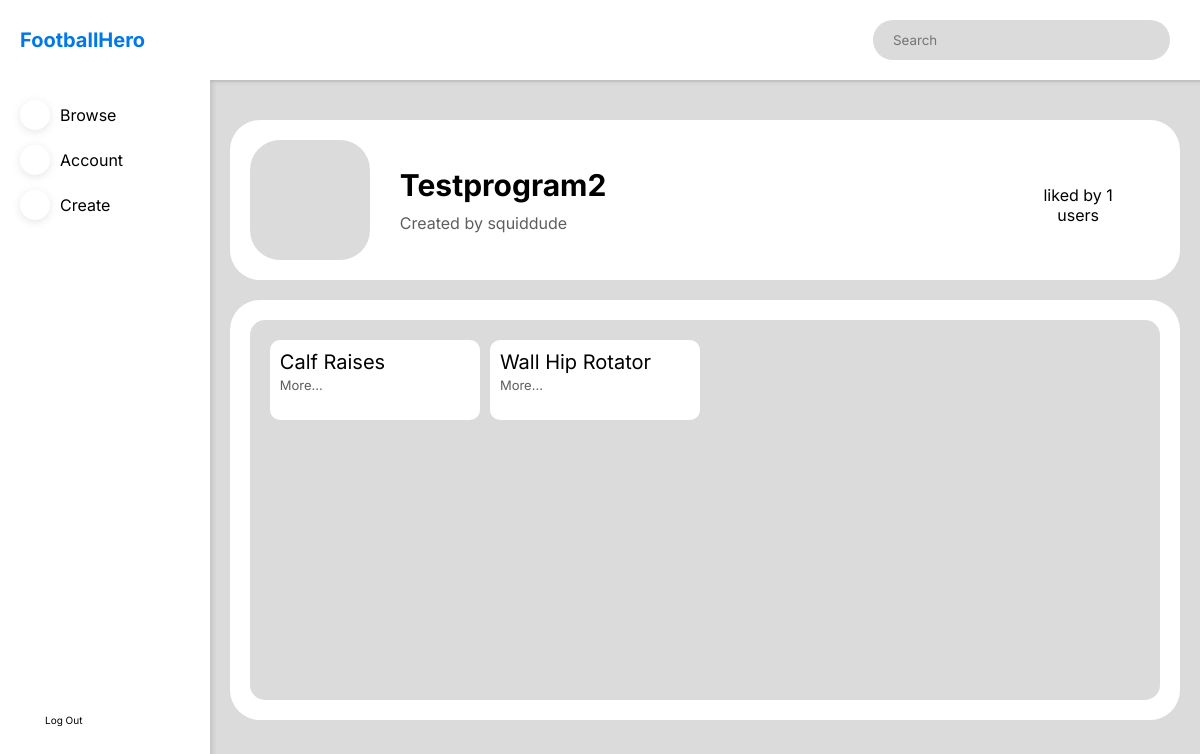
Page /program/3 (signed in) on the earlier database version.
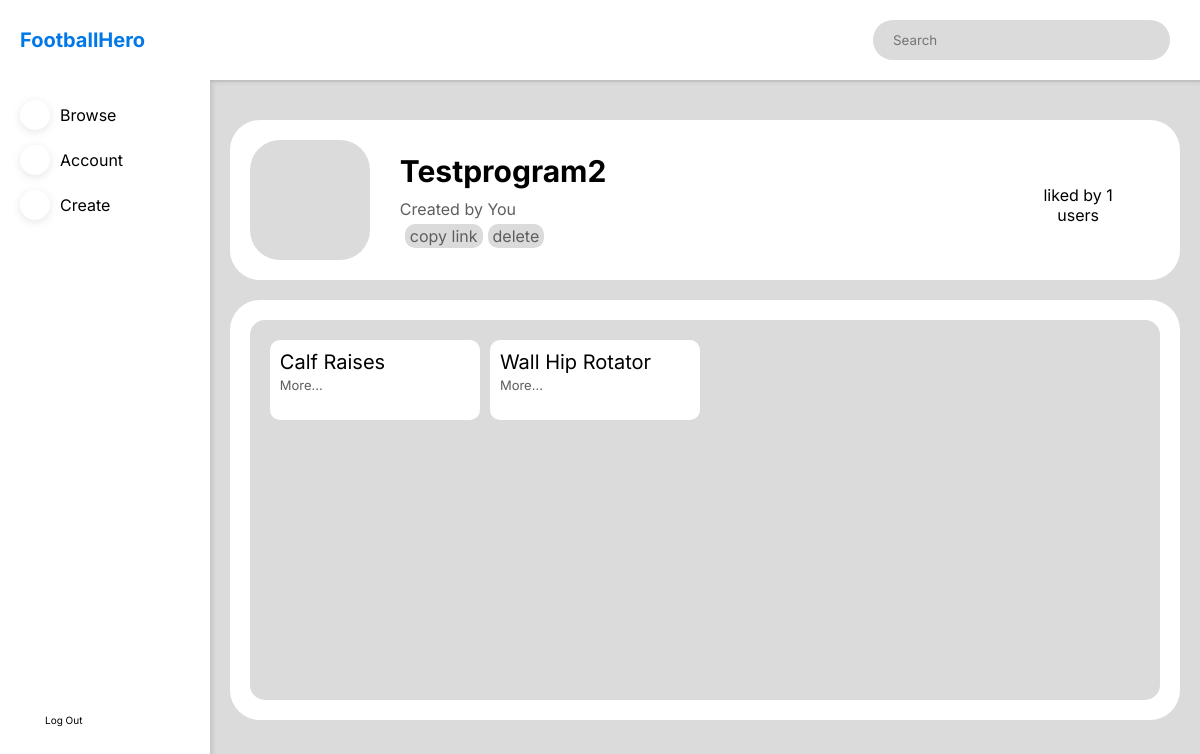
Same page on the later database version.
### website/models.py (models this page shows)
class User(db.Model, UserMixin):
    id = db.Column(db.Integer, primary_key=True)
    username = db.Column(db.String(150), unique=True, nullable=False)
    email = db.Column(db.String(150), unique=True)
    password = db.Column(db.String(200))
    verified = db.Column(db.Boolean, default=False)
    programs = db.relationship('Program')
    favorites = db.relationship(
        'Program',
        secondary=FavoriteProgram,
        backref=db.backref('favoriteprograms'),
        lazy='dynamic'
    )

### website/dashboard.py (the view)
@dashboard.route('/program/<int:id>')
@login_required
def program(id):
    program_info = db.session\
        .query(
            Program.id,
            Program.name,
            Program.description,
            User.username
        )\
        .join(User)\
        .filter(Program.id == id)\
        .first()
    if not program_info:
        abort(404)
    exercises = Program.query.filter(Program.id == id).first().exercises
    user_id = current_user.id
    user_like = db.session\
        .query(FavoriteProgram)\
        .filter(
            (FavoriteProgram.columns.user_id == int(user_id)) &
            (FavoriteProgram.columns.program_id == int(id))
        )\
        .first()
    if user_like:
        liked_by_user = True
    else:
        liked_by_user = False
    likes = db.session.query(FavoriteProgram).filter(
        (FavoriteProgram.columns.program_id == int(id))).count()
    return render_template(
        'program.html',
        username=current_user.username,
        program_info=program_info,
        exercises=exercises,
        liked_by_user=liked_by_user,
        likes=likes
    )

### website/templates/program.html (shortened to what this page needs)
{% extends 'dashboard_template.html' %}
{% block content %}
<div class="dashboard-body-element dashboard-body-first dashboard-body-program-first">
    <div class="dashboard-body-icon dashboard-body-tag">
        <span class="iconify" data-icon="akar-icons:folder"></span>
    </div>
    <div class='dashboard-program-info-wrapper'>
        <div class="dashboard-body-tag dashboard-body-tag-info">
            <p>{{program_info[1] | capitalize}}</p>
            {% if program_info[3] == username %}
            <p>Created by You</p>
            <div class="dashboard-program-info-settings">
                <a id='dashboard-program-info-settings-copylink'>copy link</a>
                <a id='dashboard-program-info-settings-deletepost'> delete</a>
            </div>
            {% else %}
            <p>Created by {{program_info[3]}} </p>
            {% endif %}
        </div>
        <div class="dashboard-body-tag dashboard-program-actions-wrapper">
            <div class="dashboard-program-actions dashboard-program-actions-likes">
                {% if liked_by_user == True %}
                <div class=" dashboard-program-actions-like-icon" id='dashboard-program-actions-like-icon'>
                    <span class="iconify" id='dashboard-program-actions-liked' data-icon="ci:heart-fill"></span>
                    <span class="iconify dashboard-program-actions-disabled" id='dashboard-program-actions-notliked'
                        data-icon="ci:heart-outline"></span>
                </div>
                {% if likes > 1 %}
                <p id='dashboard-program-actions-like-text'>Liked by you and {{likes - 1}} others</p>
                {% else %}
                <p id='dashboard-program-actions-like-text'>liked by you</p>
                {% endif %}
                {% else %}
                <p id='dashboard-program-actions-like-text'>liked by {{likes}} users</p>
                {% endif %}
            </div>
        </div>
    </div>
</div>
<div class="dashboard-body-element dashboard-program-exercises-wrapper">
    <div class="dashboard-program-exercises">
        {% for exercise in exercises%}
        <div class="dashboard-program-exercise">
            <p class="dashboard-create-modal-exercisesbody-title">{{exercise.name}}</p>
            <a class="dashboard-create-modal-exercisesbody-link"
                onclick="location.href='/exercise/{{exercise.id}}';">more...</a>
        </div>
        {% endfor %}
    </div>
</div>
{% endblock %}

Differences in the rows shown:
removed User: username "squiddude"
Other differences:
text no longer shown: "Created by"
text now shown: "Created by You copy link delete"
